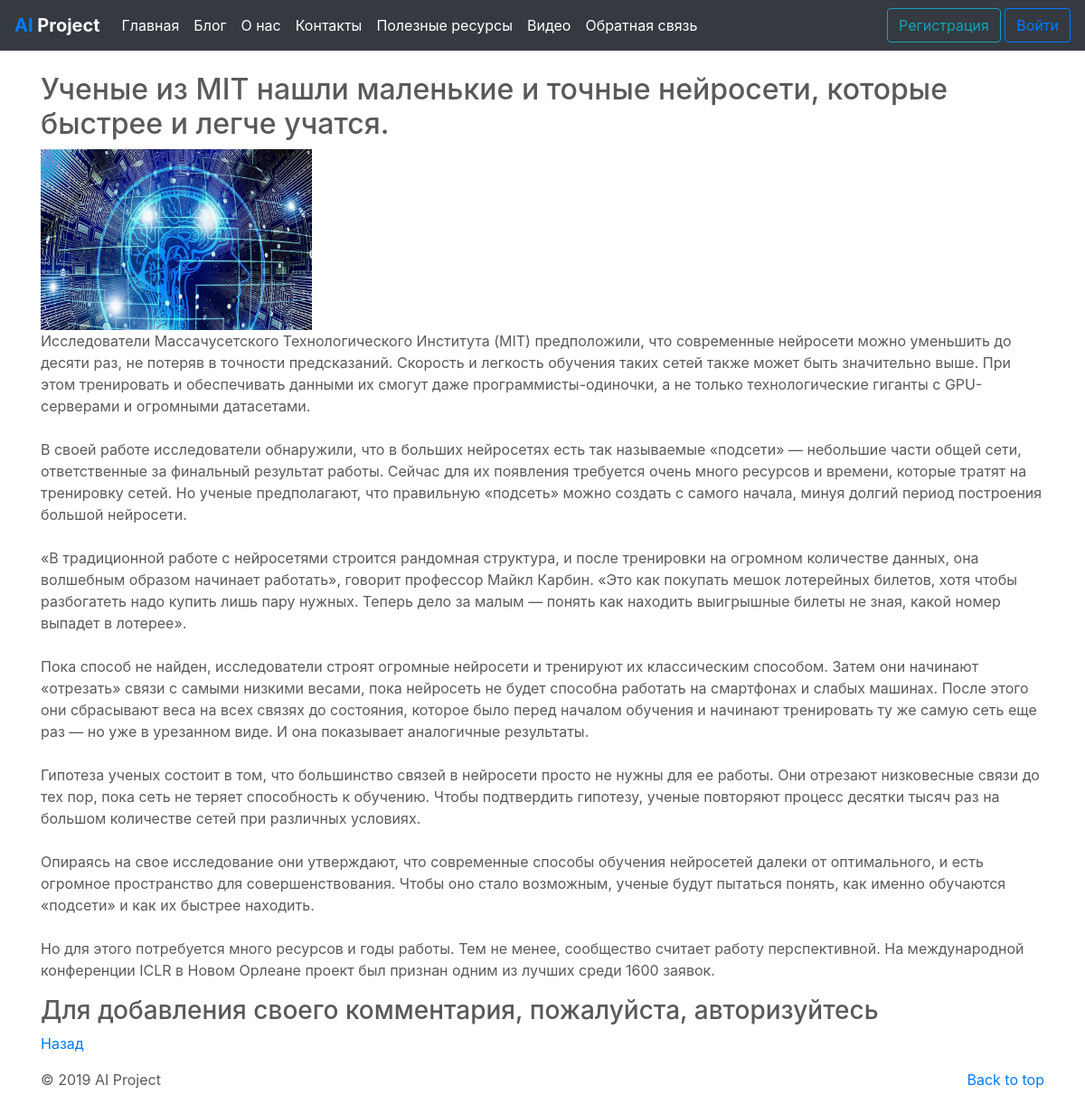
/1/, run on the app's committed database.
### app/models.py (models this page shows, shortened)
class Blog(models.Model):
    title = models.CharField(max_length = 100, unique_for_date = "posted", verbose_name = "Заголовок")
    description = models.TextField(verbose_name = "Краткое содержание")
    content = models.TextField(verbose_name = "Полное содержание")
    posted = models.DateTimeField(default = datetime.now(), db_index = True, verbose_name = "Опубликована")
    author = models.ForeignKey(User, null=True, blank=True, on_delete = models.SET_NULL, verbose_name = 'Автор')
    image = models.FileField(default = 'temp.jpg', verbose_name = "Путь к картинке")
    class Meta:
        db_table = "Posts"
        ordering = ["-posted"]
        verbose_name = "статья блога"
        verbose_name_plural = "статьи блога"

### app/views.py (the view)
# urls.py: path('<int:parametr>/', views.blogpost, name='blogpost'),
def blogpost(request, parametr):
    post_1 = Blog.objects.get(id=parametr) # запрос на выбор конкретной статьи по параметру
    comments = Comment.objects.filter(post=parametr)
    if request.method == 'POST':
        form = CommentForm(request.POST)
        if form.is_valid():
            comment_f = form.save(commit=False)
            comment_f.author = request.user
            comment_f.date = datetime.now()
            comment_f.post = Blog.objects.get(id=parametr)
            comment_f.save()
            return redirect('blogpost', parametr=post_1.id)
    else:
        form = CommentForm()
    assert isinstance(request, HttpRequest)
    return render(
        request,
        'app/blogpost.html',
        {
            'title':'AI Project | Блог',
            'post_1': post_1, # передача конкретной статьи в шаблон веб-страницы
            'comments': comments,
            'form': form,
            'year':datetime.now().year,
        }
    )

### app/templates/app/blogpost.html (shortened to what this page needs)
﻿{% extends "app/layout.html" %}
{% block content %}
<div class="container">
    <br />
    <h2> {{post_1.title}} </h2>
{% if post_1.image and post_1.image.url != '/media/temp.jpg' %}
    <img src="{{ post_1.image.url }}" alt="Картинка" width="300" height="200" />
{% endif %}
{% autoescape off %}
    <p style="float:left;"> {{post_1.content|linebreaksbr}} </p>
{% endautoescape off %}
{% if user.is_authenticated %}
    <h3>Добавить комментарий</h3>
    <form method="POST" >{% csrf_token %}
        <div>
            {{form.as_p}}
            <button type="submit" class="save btn btn-default">Отправить комментарий</button>
        </div>
    </form>
{% else %}
    <h3>Для добавления своего комментария, пожалуйста, авторизуйтесь</h3>
{% endif %}
<p><a href="{% url 'blog' %}">Назад</a></p>
</div>
{% endblock %}

### app/static/app/content/site.css (style rules this page uses)
body { padding-top: 2rem; padding-bottom: 3rem; color: #5a5a5a; }

### app/static/app/content/carousel.css (style rules this page uses)
body { padding-top: 2rem; padding-bottom: 3rem; color: #5a5a5a; }

### data on the page
Blog: title "Ученые из MIT нашли маленькие и точные нейросети, которые быстрее и легче учатся.", image (picture), content "Исследователи Массачусетского Технологического Института (MIT) предположили, что современные нейросети можно уменьшить до десяти раз, не потеряв в точности предсказаний. Скорость и легкость обучения таких сетей также может быть значительно выше. При этом тренировать и обеспечивать данными их смогут даже программисты-одиночки, а не только технологические гиганты с GPU-серверами и огромными датасетами. В своей работе исследователи обнаружили, что в больших нейросетях есть так называемые «подсети» — небольшие части общей сети, ответственные за финальный результат работы. Сейчас для их появления требуется очень много ресурсов и времени, которые тратят на тренировку сетей. Но ученые…"
